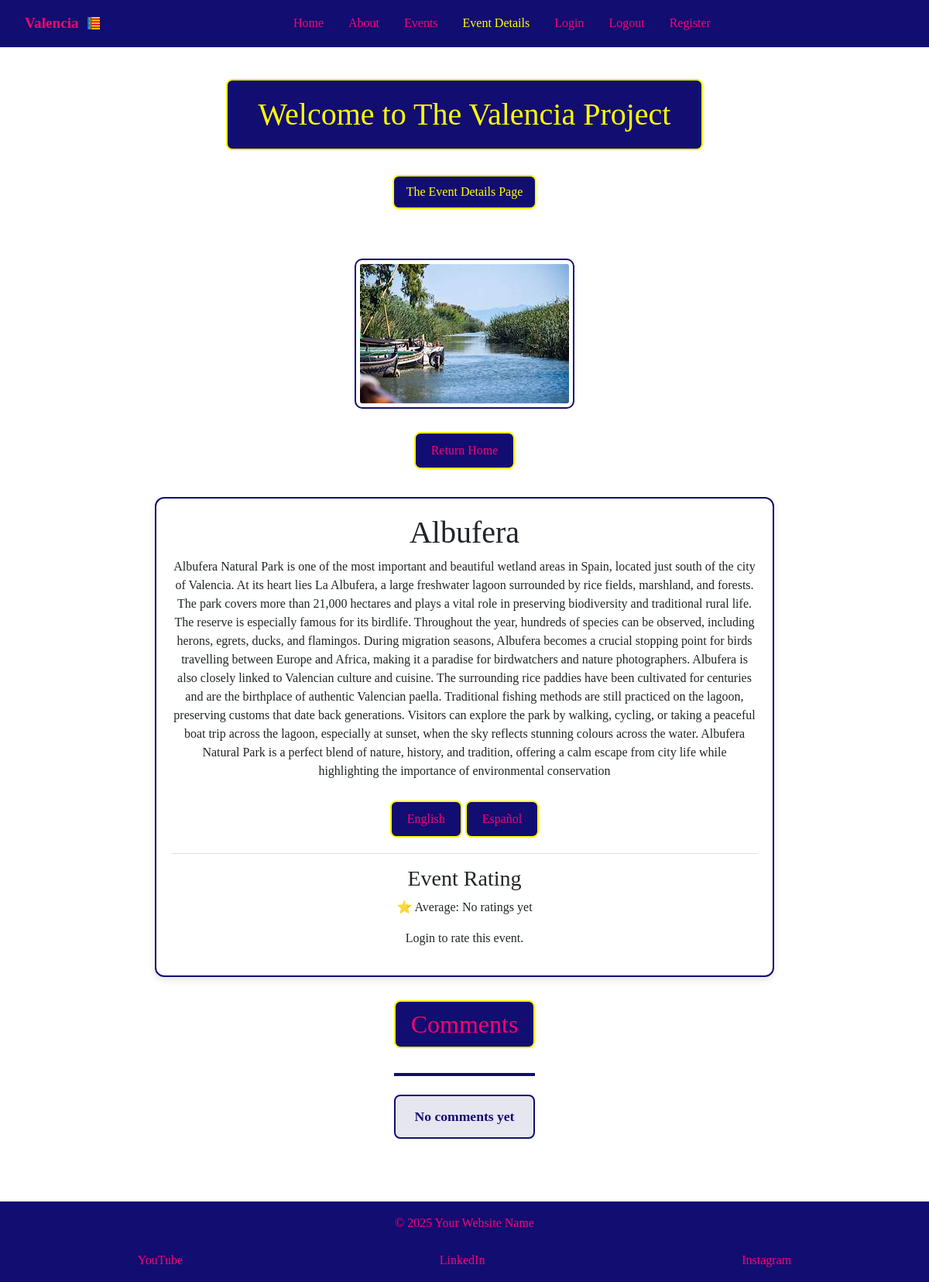
/event-details/1/?lang=es, run on an earlier commit of the app's database.
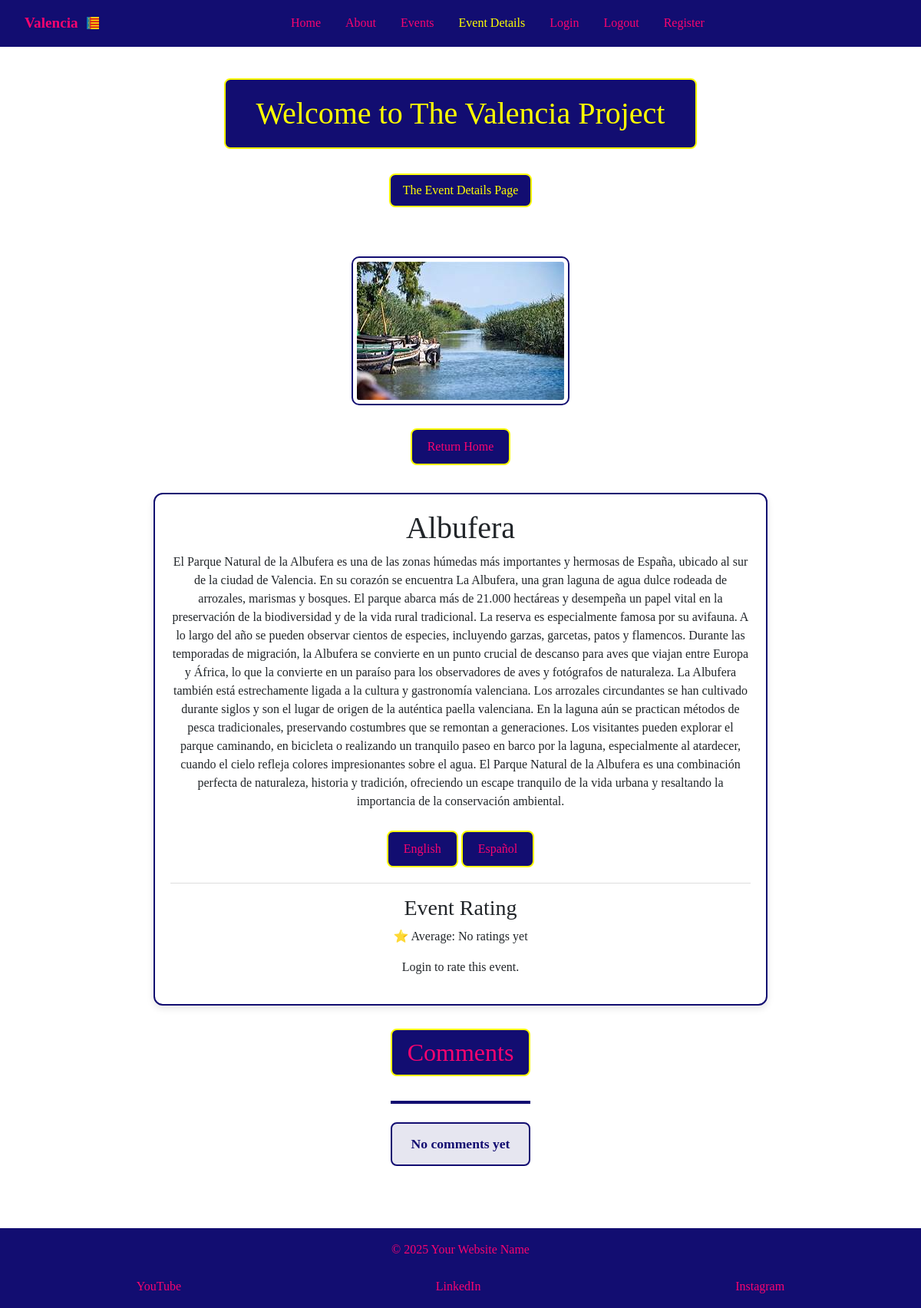
And on a later commit of the database.
### tourism_es/models.py (models this page shows, shortened)
class CardText(models.Model):
    title = models.CharField(max_length=50, blank=True)
    content = models.TextField()
    image_name = models.CharField(
        max_length=30,
        help_text="Enter the image filename (eg 'science museum.jpg)",
        default='default.jpg',
        blank=True
    )
    saved_by = models.ManyToManyField(User,
                                      related_name='saved_cards', blank=True)

class CardTextTranslation(models.Model):
    LANGUAGE_CHOICES = [
        ('en', 'English'),
        ('es', 'Spanish'),
    ]
    card = models.ForeignKey(
        CardText,
        related_name='translations',
        on_delete=models.CASCADE
    )
    language = models.CharField(max_length=5, choices=LANGUAGE_CHOICES)
    content = models.TextField()

### tourism_es/views.py (the view)
# urls.py: path('event-details/<int:pk>/', views.event_details, name='event-details'),
def event_details(request, pk):
    card = get_object_or_404(CardText, id=pk)
    lang = request.GET.get('lang', 'en')
    translation = card.translations.filter(language=lang).first()
    content = (
        translation.content
        if translation
        else card.content or 'Content coming soon.'
    )
    is_saved = False
    if request.user.is_authenticated:
        is_saved = card.saved_by.filter(pk=request.user.pk).exists()
    if request.method == 'POST' and request.user.is_authenticated:
        if 'rating' in request.POST:
            rating_value = request.POST.get('rating')
            EventRating.objects.update_or_create(
                card=card,
                user=request.user,
                defaults={'rating': int(rating_value)}
            )
            return redirect('event-details', pk=card.pk)
        form = CommentForm(request.POST)
        if form.is_valid():
            comment = form.save(commit=False)
            comment.user = request.user
            comment.card = card
            comment.save()
            return redirect('event-details', pk=card.pk)
    else:
        form = CommentForm()
    comments = card.comments.all().order_by('created_at')
    average_rating = card.ratings.aggregate(avg=Avg('rating'))['avg']
    rating_count = card.ratings.count()
    user_rating = None
    if request.user.is_authenticated:
        user_rating = EventRating.objects.filter(
            card=card, user=request.user).first()
    return render(request, 'event-details.html', {
        'card': card,
        'content': content,
        'comments': comments,
        'form': form,
        'is_saved': is_saved,
        'active_tab': 'event-details',
        'lang': lang,
        'average_rating': average_rating,
        'rating_count': rating_count,
        'user_rating': user_rating,
    })

### tourism_es/templates/event-details.html (shortened to what this page needs)
{% extends 'base.html' %}
{% load static %}
{% load comment_tags %}
{% block content %}
<h1 class="color">Welcome to The Valencia Project</h1>
<p class="color">The Event Details Page</p>
<main class="card-detail-wrapper">
    <div class="card-detail">
        <img src="{% static 'images/' %}{{ card.image_name }}" alt="{{ card.title }}" />
        <p>
            <a class="color-return" href="{% url 'index' %}">Return Home</a>
        </p>
        <div class="card-content-box">
            <h1>{{ card.title }}</h1>
            <p>{{ content }}</p>
            <div class="lang-switch">
                <a href="{% url 'event-details' pk=card.pk %}?lang=en">English</a>
                <a href="{% url 'event-details' pk=card.pk %}?lang=es">Español</a>
            </div>
            <div class="rating-box">
                <h3>Event Rating</h3>
                <p>
                    ⭐ Average:
                    {% if average_rating %}
                        {{ average_rating|floatformat:1 }}
                    {% else %}
                        No ratings yet
                    {% endif %}
                </p>
                {% if user.is_authenticated %}
                <form method="POST" class="star-form" data-url="{% url 'rate_card' pk=card.id %}">
                    {% csrf_token %}
                    <div class="star-rating">
                        {% for star in "12345"|make_list %}
                        <button type="button" name="rating" value="{{ star }}"
                            class="star-btn {% if user_rating and user_rating.rating == star|add:'0' %}selected{% endif %}">
                            ★
                        </button>
                        {% endfor %}
                    </div>
                    <small class="rating-msg">
                        {% if user_rating %}
                            Your rating: {{ user_rating.rating }} ★ (click star to change)
                        {% else %}
                            Click a star to rate
                        {% endif %}
                    </small>
                </form>
                {% else %}
                    <p>Login to rate this event.</p>
                {% endif %}
            </div>
        </div>
        <div class="comments-section">
            <h2>Comments</h2>
            {% for comment in comments %}
            <div class="comment" data-id="{{ comment.id }}">
                <p><strong>{{ comment.user.username }}</strong> said:</p>
                <p>{{ comment.text }}</p>
                <small>{{ comment.created_at|date:"M d, Y H:i "}}</small>
                <div class="reaction-buttons">
                    {% if user.is_authenticated %}
                        <button class="like-btn" data-url="{% url 'toggle_reaction' comment.id 'like' %}">👍</button>
                        <span class="like-count">{{ comment|reaction_count:"like" }}</span>
                        <button class="dislike-btn" data-url="{% url 'toggle_reaction' comment.id 'dislike' %}">👎</button>
                        <span class="dislike-count">{{ comment|reaction_count:"dislike" }}</span>
                    {% else %}
                        <p>Login to react.</p>
                    {% endif %}
                </div>
                {% if user == comment.user %}
                <div class="actions">
                    <a href="{% url 'edit-comment' comment.pk %}">Edit</a>
                    <a href="{% url 'delete-comments' comment.pk %}">Delete</a>
                </div>
                {% endif %}
            </div>
            {% empty %}
            <hr />
            <p class="no-comments">No comments yet</p>
            {% endfor %}
        </div>
    </div>
</main>
{% endblock %}

What changed in the data, as far as the page shows it:
added CardTextTranslation: content "El Parque Natural de la Albufera es una de las zonas húmedas más importantes y hermosas de España, ubicado al sur de la ciudad de Valencia. En su corazón se encuentra La Albufera, una gran laguna de agua dulce rodeada de arrozales, marismas y bosques. El parque abarca más de 21.000 hectáreas y desempeña un papel vital en la preservación de la biodiversidad y de la vida rural tradicional. La reserva es especialmente famosa por su avifauna. A lo largo del año se pueden observar cientos de especies, incluyendo garzas, garcetas, patos y flamencos. Durante las temporadas de migración, la Albufera se convierte en un punto crucial de descanso para aves que viajan entre Europa y África, lo que la…"
Also different on the page:
{{ content }}: "Albufera Natural Park is one of the most important and beautiful wetland areas in Spain, located just south of the city of Valencia. At its heart lies La Albufera, a large freshwater lagoon surrounded by rice fields, marshland, and forests. The park covers more than 21,000 hectares and plays a vital role in preserving biodiversity and traditional rural life. The reserve is especially famous for its birdlife. Throughout the year, hundreds of species can be observed, including herons, egrets, ducks, and flamingos. During migration seasons, Albufera becomes a crucial stopping point for birds travelling between Europe and Africa, making it a paradise for birdwatchers and nature photographers.…" → "El Parque Natural de la Albufera es una de las zonas húmedas más importantes y hermosas de España, ubicado al sur de la ciudad de Valencia. En su corazón se encuentra La Albufera, una gran laguna de agua dulce rodeada de arrozales, marismas y bosques. El parque abarca más de 21.000 hectáreas y desempeña un papel vital en la preservación de la biodiversidad y de la vida rural tradicional. La reserva es especialmente famosa por su avifauna. A lo largo del año se pueden observar cientos de especies, incluyendo garzas, garcetas, patos y flamencos. Durante las temporadas de migración, la Albufera se convierte en un punto crucial de descanso para aves que viajan entre Europa y África, lo que la…"
